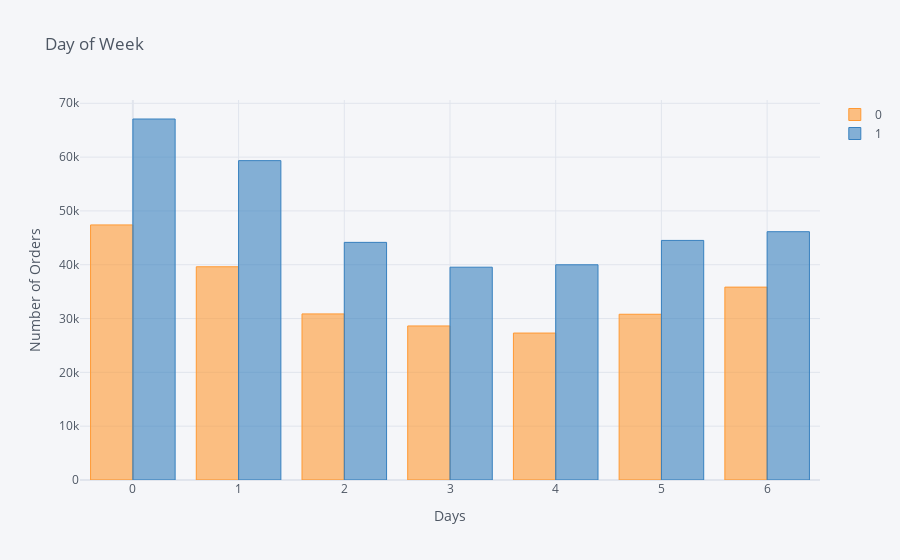

Notebook code cell kept with this figure:
### Code cell
fig = insta_RetInfo[['order_day_week','reordered']].value_counts().unstack().iplot(kind='bar', 
                                                                                 title='Day of Week', 
                                                                                 xaxis_title= 'Days', 
                                                                                 yaxis_title= 'Number of Orders')
fig = go.Figure(fig)

py.plot(fig, filename='Number_of_Orders', auto_open=False)
# Weekend warriors take the cake here which makes sense. 
# This is when most people are home and thus, can place orders

### Figure 1 — Plotly figure (JSON) as saved in the notebook; plotly's stock layout.template omitted (floating-point values rounded to 4 significant figures)
{"data": [{"marker": {"color": "rgba(255, 153, 51, 0.6)", "line": {"color": "rgba(255, 153, 51, 1.0)", "width": 1}}, "name": "0", "orientation": "v", "text": "", "type": "bar", "x": [0, 1, 2, 3, 4, 5, 6], "y": [47397, 39621, 30862, 28623, 27306, 30797, 35841]}, {"marker": {"color": "rgba(55, 128, 191, 0.6)", "line": {"color": "rgba(55, 128, 191, 1.0)", "width": 1}}, "name": "1", "orientation": "v", "text": "", "type": "bar", "x": [0, 1, 2, 3, 4, 5, 6], "y": [67080, 59344, 44156, 39542, 39994, 44520, 46138]}], "layout": {"legend": {"bgcolor": "#F5F6F9", "font": {"color": "#4D5663"}}, "paper_bgcolor": "#F5F6F9", "plot_bgcolor": "#F5F6F9", "title": {"font": {"color": "#4D5663"}, "text": "Day of Week"}, "xaxis": {"gridcolor": "#E1E5ED", "showgrid": true, "tickfont": {"color": "#4D5663"}, "title": {"font": {"color": "#4D5663"}, "text": "Days"}, "zerolinecolor": "#E1E5ED"}, "yaxis": {"gridcolor": "#E1E5ED", "showgrid": true, "tickfont": {"color": "#4D5663"}, "title": {"font": {"color": "#4D5663"}, "text": "Number of Orders"}, "zerolinecolor": "#E1E5ED"}}}
